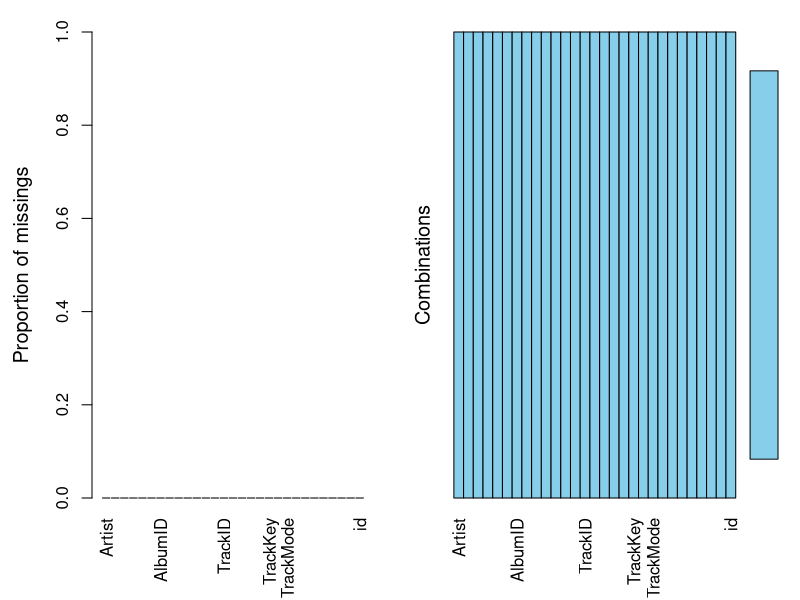
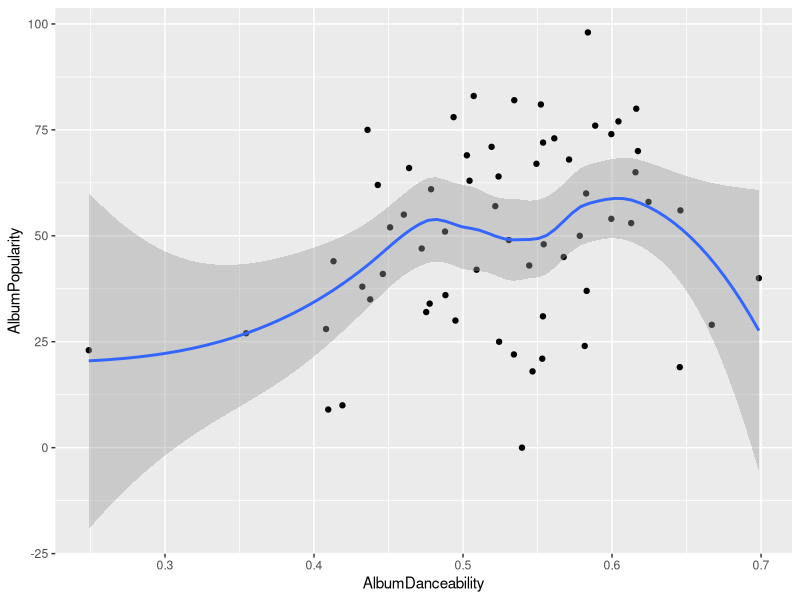
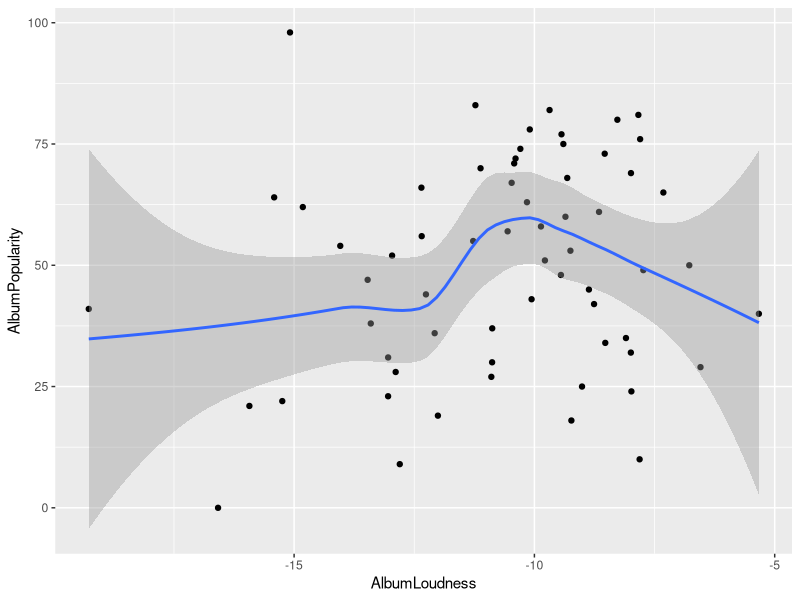
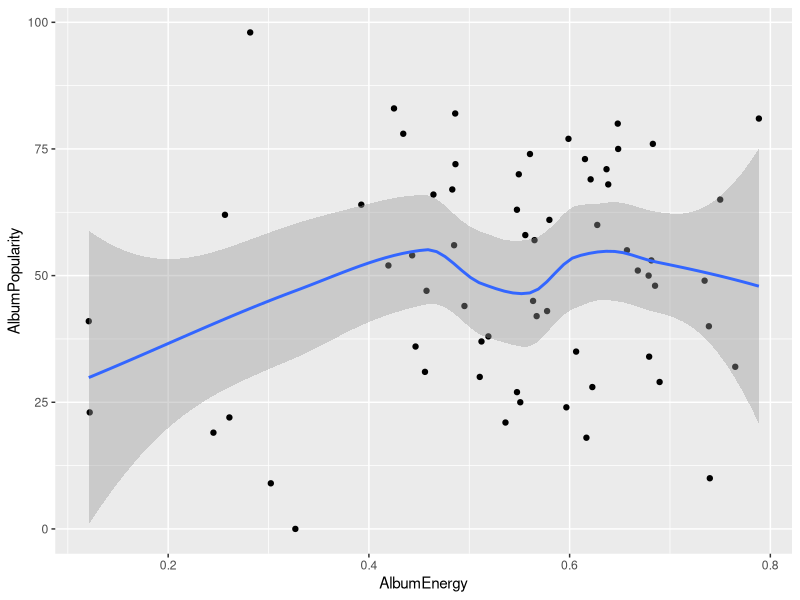
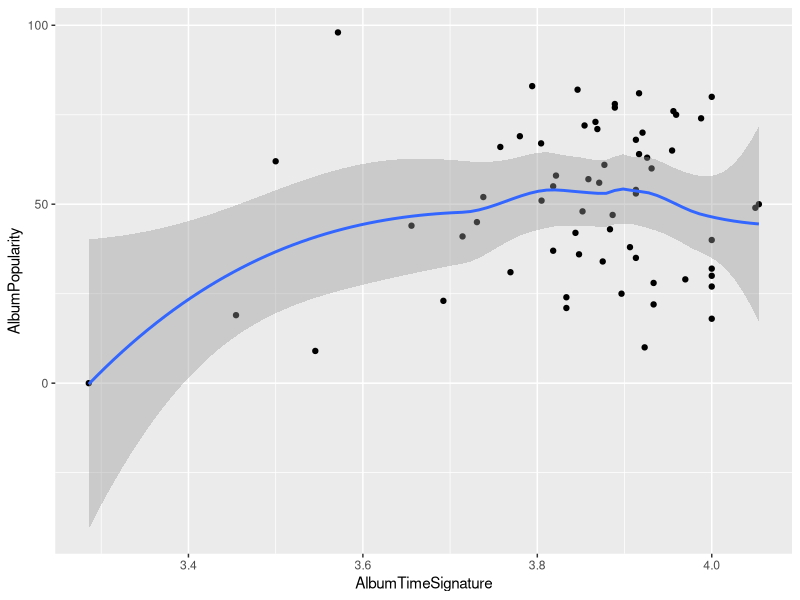
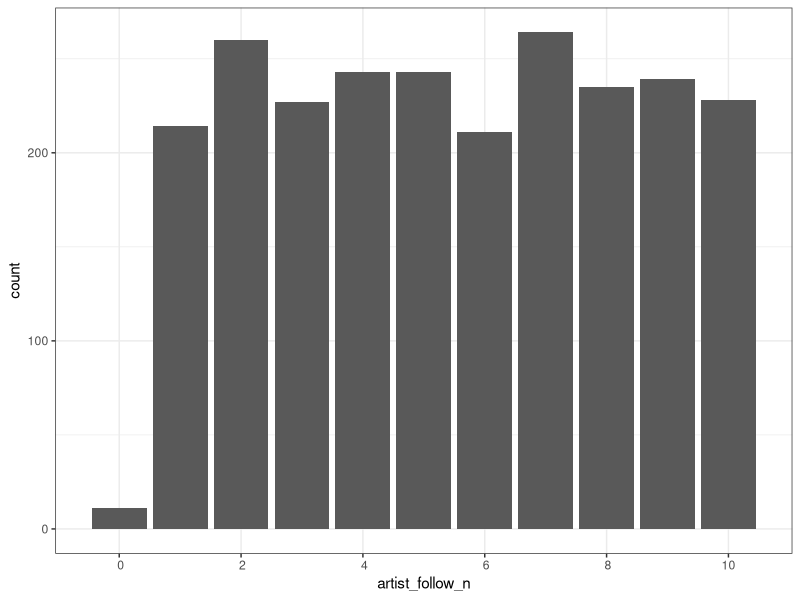
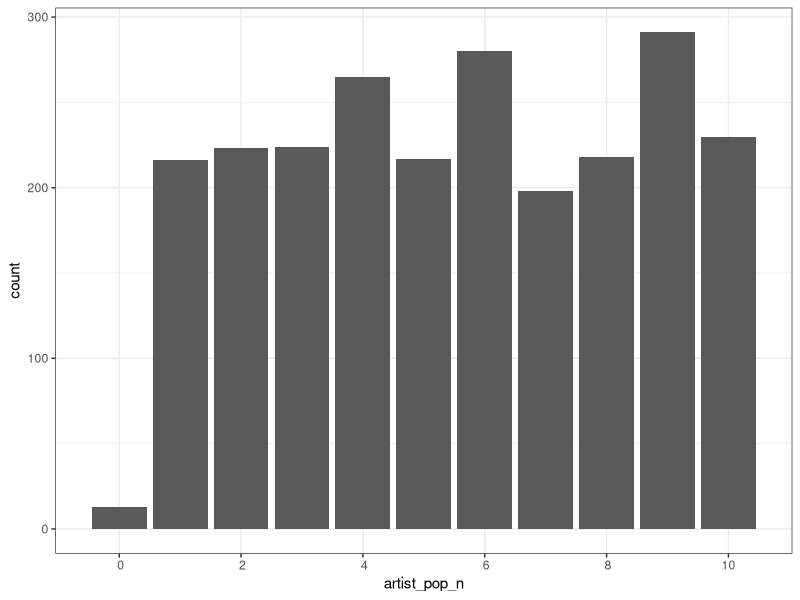
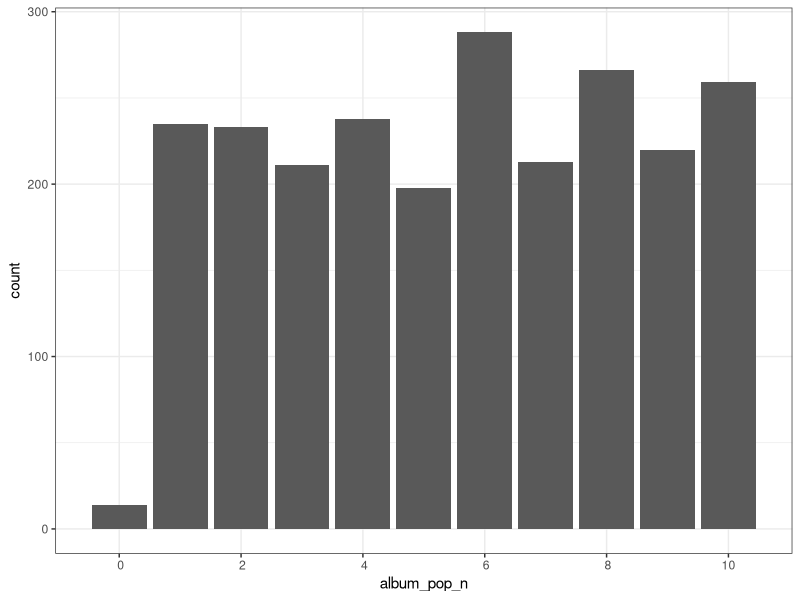

Generate these figures, in order, with R: (Note: this script raises an error after producing the figures.)
## ---- chunk 1
knitr::opts_chunk$set(echo = TRUE)
## ---- chunk 2
library(tidyverse)
library(lubridate)
library(GGally)
library(cluster)
library(VIM)
library(fpc)
library(leaps)

## ---- chunk 3
spotify.clustering <- read_csv("inst/edited_spotify.csv")

clean_data <- spotify.clustering %>%
  mutate(AlbumReleaseDate = parse_date_time(AlbumReleaseDate, orders = c("y", "ym","ymd"))) %>%
  #Old-school grepl method
  mutate(Artist = ifelse(grepl("Beyonc*", Artist), 'Beyonce', Artist)) %>%
  #Tidyverse str_detect method
  mutate(Artist = ifelse(Artist %>% 
                           str_detect("Janelle Mon*"), 'Janelle Monae', Artist)) %>%
  mutate(AlbumBestChartPosition = ifelse(AlbumBestChartPosition %>% 
                           str_detect("#N/A"), 0, AlbumBestChartPosition)) %>%
  mutate(AlbumBestChartPosition = as.numeric(AlbumBestChartPosition)) %>%
  na.omit() %>%
  mutate(id = row_number()) %>%
  mutate(id = as.character(id)) 
sapply(data, class)

aggr(clean_data) # checks for missing data

test_data <- subset(clean_data, ((AlbumName == "A Girl Called Dusty") | 
                                 (AlbumName == "Action!") |
                                 (AlbumName == "Selling England By The Pound") |
                                 (AlbumName == "Carpenters") | 
                                 (AlbumName == "Ride On") |
                                 (AlbumName == "Autoamerican") |
                                 (AlbumName == "Selected Ambient Works 85-92") |    
                                 (AlbumName == "Different Class") |
                                 (AlbumName == "O") |
                                 (AlbumName == "The Elder Scrolls IV: Oblivion: Original Game Soundtrack") |
                                 (AlbumName == "AM") |
                                 (AlbumName == "An Awesome Wave")))

training_data <- subset(clean_data, ((AlbumName != "A Girl Called Dusty") & 
                                     (AlbumName != "Action!") &
                                     (AlbumName != "Selling England By The Pound") &
                                     (AlbumName != "Carpenters") & 
                                     (AlbumName != "Ride On") &
                                     (AlbumName != "Autoamerican") &
                                     (AlbumName != "Selected Ambient Works 85-92") &    
                                     (AlbumName != "Different Class") &
                                     (AlbumName != "O") &
                                     (AlbumName != "The Elder Scrolls IV: Oblivion: Original Game Soundtrack") &
                                     (AlbumName != "AM") &
                                     (AlbumName != "An Awesome Wave")))

training_data_subsetted <- training_data[c("TrackDuration", "TrackDanceability",
                                 "TrackEnergy", "TrackKey", "TrackLoudness",
                                 "TrackSpeechiness", "TrackAcousticness",
                                 "TrackInstrumentalness", "TrackLiveness", "TrackValence",
                                 "TrackTempo")]
## ---- chunk 4
MyData = {training_data %>% 
    group_by(Artist,AlbumName,AlbumPopularity) %>% 
    summarize(AlbumDanceability = mean(TrackDanceability),
              AlbumLoudness = mean(TrackLoudness),
              AlbumSpeechiness = mean(TrackSpeechiness),
              AlbumDuration = mean(TrackDuration),
              AlbumNumber = mean(TrackNumber),	
              AlbumEnergy = mean(TrackEnergy),	
              AlbumKey = mean(TrackKey),	
              AlbumMode = mean(TrackMode),	
              AlbumAcousticness = mean(TrackAcousticness),	
              AlbumInstrumentalness = mean(TrackInstrumentalness),	
              AlbumLiveness = mean(TrackLiveness),
              AlbumValence = mean(TrackValence),
              AlbumTempo = mean(TrackTempo),	
              AlbumTimeSignature = mean(TrackTimeSignature) )}


#the mean method

MyData1 = {training_data %>% 
    group_by(ArtistPopularity) %>% 
    summarize(ArtistDanceability = mean(TrackDanceability),
              ArtistLoudness = mean(TrackLoudness),
              ArtistSpeechiness = mean(TrackSpeechiness),
              ArtistDuration = mean(TrackDuration),
              ArtistNumber = mean(TrackNumber),	
              ArtistEnergy = mean(TrackEnergy),	
              ArtistKey = mean(TrackKey),	
              ArtistMode = mean(TrackMode),	
              ArtistAcousticness = mean(TrackAcousticness),	
              ArtistInstrumentalness = mean(TrackInstrumentalness),	
              ArtistLiveness = mean(TrackLiveness),
              ArtistValence = mean(TrackValence),
              ArtistTempo = mean(TrackTempo),	
              ArtistTimeSignature = mean(TrackTimeSignature) )}


## ---- chunk 5
MyData2 = {training_data %>% 
    group_by(AlbumPopularity) %>% 
    summarize(AlbumDanceability = mean(TrackDanceability),
              AlbumLoudness = mean(TrackLoudness),
              AlbumSpeechiness = mean(TrackSpeechiness),
              AlbumDuration = mean(TrackDuration),
              AlbumNumber = mean(TrackNumber),	
              AlbumEnergy = mean(TrackEnergy),	
              AlbumKey = mean(TrackKey),	
              AlbumMode = mean(TrackMode),	
              AlbumAcousticness = mean(TrackAcousticness),	
              AlbumInstrumentalness = mean(TrackInstrumentalness),	
              AlbumLiveness = mean(TrackLiveness),
              AlbumValence = mean(TrackValence),
              AlbumTempo = mean(TrackTempo),	
              AlbumTimeSignature = mean(TrackTimeSignature) )}

#ggpairs(MyData2)

MyData2 %>% ggplot(aes(x =AlbumDanceability,y = AlbumPopularity)) + geom_point()  + geom_smooth()

MyData2 %>% ggplot(aes(x = AlbumLoudness,y = AlbumPopularity)) + geom_point()  + geom_smooth()

MyData2 %>% ggplot(aes(x =  AlbumEnergy ,y = AlbumPopularity)) + geom_point()  + geom_smooth()

MyData2 %>% ggplot(aes(x =  AlbumTimeSignature   ,y = AlbumPopularity)) + geom_point()  + geom_smooth()
## ---- chunk 6
#Looking at implementing new variables for each popularity variable
#Can then take this and normalise to give a score out of 100.
#To start with the whole training dataset will be used
normy <- function(x){
  as.numeric(x)
  quantile(x, c(0, 0.1, 0.2, 0.3, 0.4, 0.5, 0.6, 0.7, 0.8, 0.9, 1), na.rm = TRUE)
}
#Assumption: NA means it didn't reach the charts, lower the position the better
abcp_normy <- normy(training_data$AlbumBestChartPosition)
anf_normy <- normy(training_data$ArtistNumFollowers)
awoc_normy <- normy(training_data$AlbumWeeksOnChart)
awn1_normy <- normy(training_data$AlbumWeeksNumberOne)
ap_normy <- normy(training_data$AlbumPopularity)
artp_normy <- normy(training_data$ArtistPopularity)

#Gets the 20% percentile for example
as.numeric(abcp_normy[6])

training_data <- training_data %>%
  mutate(album_bcp = if_else(AlbumBestChartPosition == 0, 1,
                         if_else(AlbumBestChartPosition == 1, 10,
                         if_else(AlbumBestChartPosition == 2, 9,
                         if_else(AlbumBestChartPosition == 3, 8,
                           0 ))))) %>% #... repeat for other variables
  mutate(artist_follow_n = 0) %>%
  mutate(album_pop_n = 0) %>%
  mutate(artist_pop_n = 0) %>%
  mutate(album_weeks_on_chart_n = if_else(AlbumWeeksOnChart == 0, 1, 0)) %>%
  mutate(album_weeks_number_1n = if_else(AlbumWeeksNumberOne == 0, 1, 0)) %>%
  mutate(popularity = -1)

# training_data <- training_data %>%
#   mutate(album_bcp = 0) %>%
#   mutate(artist_follow_n = 0) %>%
#   mutate(album_pop_n = 0) %>%
#   mutate(artist_pop_n = 0) %>%
#   mutate(album_weeks_on_chart_n = 0) %>%
#   mutate(album_weeks_number_1n = 0)

#album weeks number 1, this is fine as we are going > 0 and =< 1
for(i in 8:10){
  for(j in 1:nrow(training_data)){
      if(training_data$AlbumWeeksNumberOne[j] > as.numeric(awn1_normy[i]) &&
         training_data$AlbumWeeksNumberOne[j] <= as.numeric(awn1_normy[i + 1])){
    training_data$album_weeks_number_1n[j] = i
  }
  }
}

for(i in 2:10){
  for(j in 1:nrow(training_data)){
      if(training_data$AlbumWeeksOnChart[j] > as.numeric(awoc_normy[i]) &&
         training_data$AlbumWeeksOnChart[j] <= as.numeric(awoc_normy[i + 1])){
    training_data$album_weeks_on_chart_n[j] = i
  }
  }
}

#album weeks on chart

#albumchartposition
for(i in 6:10){
  for(j in 1:nrow(training_data)){
      if(training_data$AlbumBestChartPosition[j] > as.numeric(abcp_normy[i]) &&
         training_data$AlbumBestChartPosition[j] <= as.numeric(abcp_normy[i + 1])){
    training_data$album_bcp[j] = (12-i)
  }
  }
}

#This is obviously wrong but not sure why... Looks like it should be working to me        
#Updating artist_followers, need to sort it for end case, last one needs to be <= not <0
# Can probably just mutate into it tbh at the end to fix all last cases.
for(i in 1:10){
  for(j in 1:nrow(training_data)){
      if(training_data$ArtistNumFollowers[j] >= as.numeric(anf_normy[i]) &&
         training_data$ArtistNumFollowers[j] < as.numeric(anf_normy[i + 1])){
    training_data$artist_follow_n[j] = i
  }
  }
}
#Create and update artist_popularity
for(i in 1:10){
  for(j in 1:nrow(training_data)){
      if(training_data$ArtistPopularity[j] >= as.numeric(artp_normy[i]) &&
         training_data$ArtistPopularity[j] < as.numeric(artp_normy[i + 1])){
    training_data$artist_pop_n[j] = i
  }
  }
}
#Create and update album popularity
for(i in 1:10){
  for(j in 1:nrow(training_data)){
      if(training_data$AlbumPopularity[j] >= as.numeric(ap_normy[i]) &&
         training_data$AlbumPopularity[j] < as.numeric(ap_normy[i + 1])){
    training_data$album_pop_n[j] = i
  }
  }
}
#Could maybe add a years from release as a penalty to make newer songs higher rated or subset the data?
#Should probably add some sort of verification to the numbers for now they are arbitrary?
training_data_pop <- training_data %>%
  mutate(popularity = ((25 * training_data$album_pop_n + 25 * training_data$artist_pop_n +
                         25 * training_data$artist_follow_n + 10 * training_data$album_bcp +
                         10 * training_data$album_weeks_on_chart_n +
                         5 * training_data$album_weeks_number_1n)/10))


bar_plot <- function(x){
  training_data %>% 
  ggplot(aes_string(x = x)) + 
  geom_bar() +
    theme_bw() +
    scale_x_discrete(limits = c(0,2,4,6,8,10))
}
lapply(c("artist_follow_n", "artist_pop_n","album_pop_n","album_bcp",
         "album_weeks_on_chart_n", "album_weeks_number_1n"), bar_plot)
## ---- chunk 7
#all subsets regression
m <- regsubsets(ArtistPopularity ~ ., data = training_data)

summary(m)

par(mfrow = c(1,1))

plot(m, scale = "Cp")

plot(m, scale = "bic")

plot(m, scale = "adjr2")


#a selected best model by BIC
m1 <- lm(ArtistPopularity ~ ArtistDanceability + ArtistAcousticness + ArtistValence,data=training_data)
summary(m1)

#all subsets regression
m <- regsubsets( AlbumPopularity ~ ., data = MyData2)

summary(m)

par(mfrow = c(1,1))

plot(m, scale = "Cp")

plot(m, scale = "bic")

plot(m, scale = "adjr2")


#a selected best model by BIC
m1 <- lm(AlbumPopularity ~ AlbumDanceability + AlbumAcousticness + AlbumValence,data=MyData2)
summary(m1)
## ---- chunk 8
#Genre analysis using stringr to extract the most commonly appearing words
spotify.genres <- read_csv("inst/edited_spotify.csv") %>% 
  mutate(ArtistGenres = strsplit(ArtistGenres, ","))

genres <- na.omit(unique(unlist(spotify.genres$ArtistGenres)))

split_genres <- NULL

for(i in 1:length(genres)) {
  split_genres[i] <- strsplit(genres[i], " ")
}

genre_words <- unlist(split_genres)

unique_genre_words <- unique(genre_words)

genre_words_table <- subset(as.data.frame(table(genre_words)), (Freq > 7))

genre_freq_plot <- ggplot(data = genre_words_table, aes(x=genre_words, y=Freq)) + geom_col()

print(genre_freq_plot)

#Looking at the clusters with 6 as shown from the genre analysis
clusters <- pam(training_data, 6)
plotcluster(training_data, clusters$cluster, color = TRUE, shade = TRUE, labels = 2, lines = 0)
## ---- chunk 9

genres <- mutate(training_data, ArtistGenres = strsplit(ArtistGenres, ","))$ArtistGenres %>% 
  unlist() %>% unique() %>% na.omit()

split_genres <- NULL

for(i in 1:length(genres)) {
  split_genres[i] <- strsplit(genres[i], " ")
}

genre_words <- unlist(split_genres)

genre_words <- replace(genre_words, (genre_words == "hip" | genre_words == "hop"), "hip-hop")

unique_genre_words <- unique(genre_words)

genre_freq_plot <- subset(as.data.frame(table(genre_words)), (Freq > 8)) %>% 
  ggplot(aes(x=genre_words, y=Freq)) + geom_col()

print(genre_freq_plot)

## ---- chunk 10

# associate tracks that have multiple genres with the most frequent genre (since these will be broader)

training_data_genre <- training_data %>% mutate(TrueCluster = (row_number()-row_number()))

for(i in 1:length(training_data_genre$ArtistID)) {
  if(str_detect(training_data$ArtistGenres[i], "folk")) {training_data$TrueCluster[i] <- 5}
  if(str_detect(training_data$ArtistGenres[i], "indie")) {training_data$TrueCluster[i] <- 4}
  if(str_detect(training_data$ArtistGenres[i], "hip")) {training_data$TrueCluster[i] <- 3}
  if(str_detect(training_data$ArtistGenres[i], "hop")) {training_data$TrueCluster[i] <- 3}
  if(str_detect(training_data$ArtistGenres[i], "pop")) {training_data$TrueCluster[i] <- 2}
  if(str_detect(training_data$ArtistGenres[i], "rock")) {training_data$TrueCluster[i] <- 1}
}

View(training_data_genre)
## ---- chunk 11

clustering_training_data <- training_data[c("TrackDuration", "TrackDanceability",
                                            "TrackEnergy", "TrackKey", "TrackLoudness",
                                            "TrackSpeechiness", "TrackAcousticness",
                                            "TrackInstrumentalness", "TrackLiveness", 
                                            "TrackValence", "TrackTempo")]

clusters <- pam(clustering_training_data, 6)

plotcluster(clustering_training_data, clusters$cluster)

## ---- chunk 12

# Not sure why gather doesn't work, looks like it should as all attributes are numeric but anyway
# distributions <- clean_data %>%
#   gather(key = key, value = value) %>%
#   subset(key %in% colnames(clean_data[15:27])) %>%
#   ggplot() +
#   geom_density(aes(value)) +
#   facet_wrap(~key, scales = "free") +
#   theme_classic()


#print(distributions) commented out because it takes forever to run

ggpairs_1 <- ggpairs(data = training_data_subsetted, columns = 15:27, title = "GGpairs")

#print(ggpairs_1) see above

#Puts each song in  a cluster based on ALL numeric discriptors
cluster_1 <- training_data_subsetted %>%
  select(colnames(training_data_subsetted[15:27]), -TrackMode) %>%
  kmeans(50,100,1)
clusters <- cluster_1$cluster %>%
  enframe(name = "id") %>%
  mutate(id = as.character(id))

#Not sure why not merging think it should
clean_data <- right_join(training_data_subsetted, clusters, by = "id")  %>%
  rename_(cluster = "value")
tibbled <- tibble(clean_data, cluster_1$cluster)
